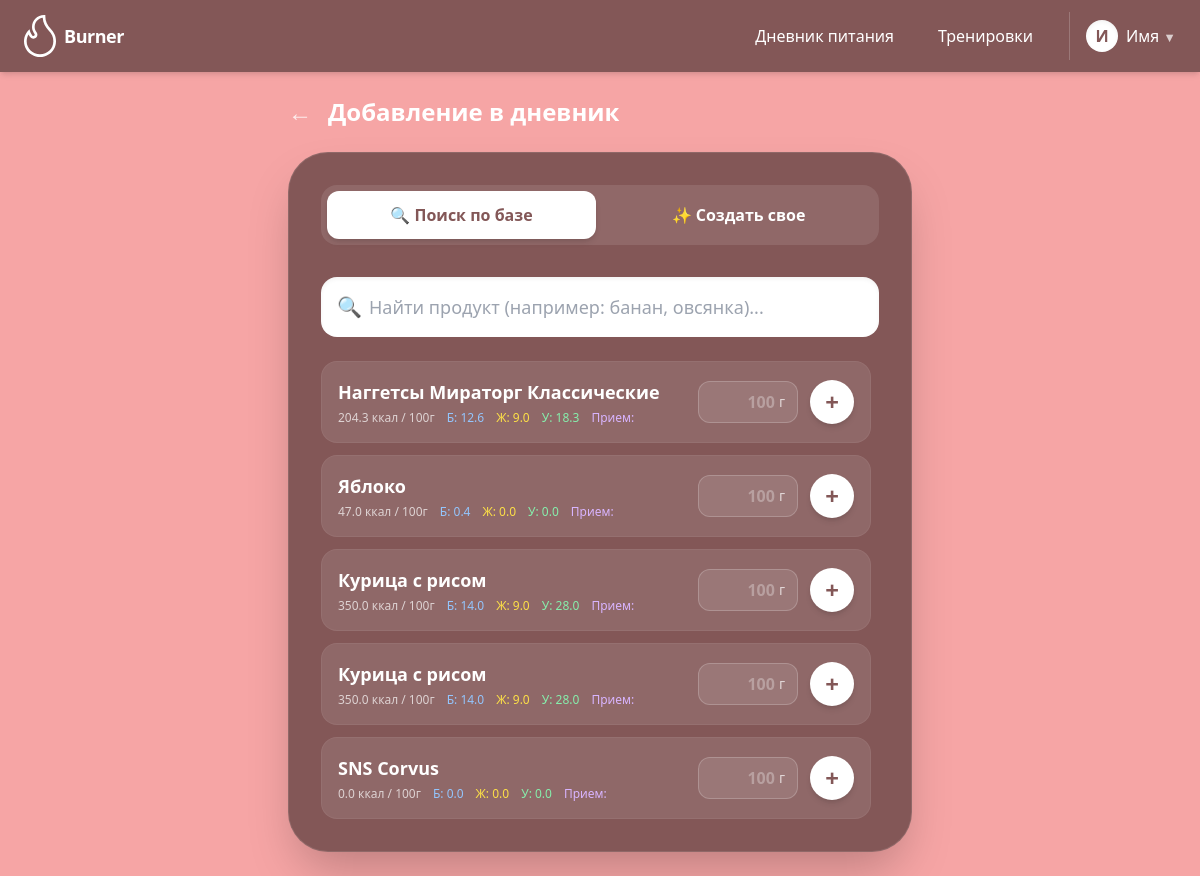
Page /product/search (signed in) on the committed database.
### a_profile/models.py (models this page shows, shortened)
class Profile(models.Model):
    class Male(models.TextChoices):
        MAN = "Мужской", "Мужской"
        WOMAN = (
            "Женский",
            "Женский",
        )
        NONE = "Не указан", "Не указан"
    class Goal(models.TextChoices):
        LOSS = "Сброс", "Сброс"
        MAINTANE = (
            "Поддержание",
            "Поддержание",
        )
        ADD = "Набор", "Набор"
    class Activity(models.IntegerChoices):
        SEAT = 1, "Отсутствие тренировок"
        LIGHT = 2, "1–3 тренировки в неделю"
        MID = 3, "3–5 тренировок в неделю"
        HIGH = 4, "6–7 тренировок в неделю"
        OVERHIGH = 5, "Профессиональный спорт"
    user = models.OneToOneField(User, on_delete=models.CASCADE, related_name="profile")
    f_name = models.CharField(max_length=20, blank=True, default="Имя")
    l_name = models.CharField(max_length=20, blank=True, default="Фамилия")
    email = models.EmailField( blank=True)
    male = models.CharField(max_length=20, choices=Male.choices, default=Male.NONE)
    goal = models.CharField(max_length=20, choices=Goal.choices, default=Goal.MAINTANE)
    activity = models.IntegerField(choices=Activity.choices, default=Activity.LIGHT)
    plusstatus = models.BooleanField(default=False)
    height = models.DecimalField(max_digits=4, decimal_places=1, default=0.0)
    weight = models.DecimalField(max_digits=4, decimal_places=1, default=0.0)
    dete_birth = models.DateField(null=True)
    created = models.DateTimeField(auto_now_add=True)

### a_main/models.py (models this page shows, shortened)
class Product(models.Model):
    title = models.CharField(max_length=50, null=False)
    calories = models.DecimalField(decimal_places=1, max_digits=5, default=0.0)# на 100 грамм
    protein = models.DecimalField(decimal_places=1, max_digits=5, default=0.0)# на 100 грамм
    fat = models.DecimalField(decimal_places=1, max_digits=5, default=0.0)# на 100 грамм
    carbs = models.DecimalField(decimal_places=1, max_digits=5, default=0.0)# на 100 грамм
    created = models.DateTimeField(auto_now_add=True)
    id = models.CharField(max_length=100, default=uuid.uuid4, unique=True, primary_key=True, editable=False)
    class Meta:
            db_table = 'a_main_product'
            verbose_name = 'Продукт'
            verbose_name_plural = 'Продукты'

### a_main/views.py (the view)
# urls.py: path('product/search', product_search_view, {'active_tab': 'search'}, name='search-product'),
@login_required
def product_search_view(request, active_tab=None):
    products = Product.objects.all()
    product_id = request.POST.get('product_id')
    form = NutricionAddForm()
    if request.method == 'POST':
        form = NutricionAddForm(request.POST)
        if form.is_valid and product_id:
            new_nutrition_record = form.save(commit=False)
            product = get_object_or_404(Product, id=product_id)
            new_nutrition_record.user = request.user
            new_nutrition_record.product = product
            new_nutrition_record.save()
            return redirect('nutricion')
    else:
         form = NutricionAddForm()
    context = {
        'form': form,
        'products': products,
        'active_tab': active_tab
    }
    return render(request, 'a_main/search_products.html', context)

### a_main/forms.py
class NutricionAddForm(ModelForm):
    class Meta:
        model = Nutricion
        fields = ['weight_product']
        labels = {
            'weight' : 'Вес',
        }

### templates/a_main/search_products.html (shortened to what this page needs)
{% extends 'layouts/a.html' %}
{% block content %}
<div class="space-y-6 block transition-opacity duration-300">
    <div class="relative">
        <input type="text" placeholder="Найти продукт (например: банан, овсянка)..."
               class="w-full bg-white text-gray-900 px-5 py-4 pl-12 rounded-2xl outline-none focus:ring-4 focus:ring-white/30 transition shadow-inner font-medium text-lg placeholder-gray-400">
        <span class="absolute left-4 top-1/2 -translate-y-1/2 text-gray-400 text-xl">🔍</span>
    </div>
    <div class="space-y-3 mt-4 max-h-[60vh] overflow-y-auto pr-2 custom-scrollbar">
        {% for product in products %}
        <form method="post" action="{% url 'search-product' %}"
              class="bg-white/10 hover:bg-white/20 p-4 rounded-2xl flex flex-col sm:flex-row sm:items-center sm:justify-between gap-4 transition-all duration-200 border border-white/5">
            <div class="flex-1">
                <h4 class="font-bold text-lg text-white">{{ product.title }}</h4>
                <div class="text-xs font-medium text-white/70 flex flex-wrap gap-x-3 gap-y-1 mt-1">
                    <span>{{ product.calories }} ккал / 100г</span>
                    <span class="text-blue-300">Б: {{ product.protein }}</span>
                    <span class="text-yellow-300">Ж: {{ product.fat }}</span>
                    <span class="text-green-300">У: {{ product.carbs }}</span>
                    <span class="text-purple-300">Прием: {{ product.timetomeal }}</span>
                </div>
            </div>
            <div class="flex items-center gap-3 self-start sm:self-center">
                <div class="flex items-center bg-white/10 rounded-xl px-3 py-2 border border-white/20 focus-within:ring-2 focus-within:ring-white/50 transition">
                    <input type="number" step="1" name="weight_product" placeholder="100" required
                           class="w-16 bg-transparent text-white text-right font-bold outline-none placeholder-white/30">
                    <span class="text-white/70 text-sm ml-1">г</span>
                </div>
                <button type="submit"
                        class="w-11 h-11 bg-white text-[#835757] rounded-full flex items-center justify-center font-black text-2xl hover:scale-110 active:scale-95 transition-transform shadow-md">
                    +
                </button>
            </div>
        </form>
        {% empty %}
            <div class="text-center py-10 text-white/50">
                <p>Продукты не найдены. Попробуйте другой запрос.</p>
            </div>
        {% endfor %}
    </div>
</div>
{% endblock %}

### templates/includes/header.html (shortened to what this page needs)
{% load static %}
<header class="flex justify-between items-center bg-[#835757] text-white px-6 py-3 sticky top-0 z-50 shadow-md">
  <a href="/" class="flex items-center gap-2 hover:opacity-80 transition group">
    <img src="{% static 'images/logo.svg' %}" class="w-8 transition-transform group-hover:scale-110" alt="Logo">
    <h1 class="text-lg font-bold tracking-tight">Burner</h1>
  </a>
  <nav class="flex items-center gap-3">
    {% if user.is_authenticated %}
    <a href="{% url 'nutricion'  %}" class="hover:bg-[#573a3a] px-4 py-2 rounded-lg transition font-medium">Дневник
      питания</a>
    <a href="{% url 'workout' %}" class="hover:bg-[#573a3a] px-4 py-2 rounded-lg transition font-medium">Тренировки</a>
    <div class="relative group py-2 ml-2 border-l border-white/20 pl-4">
      <div class="flex items-center gap-2 cursor-pointer">
        {% if user.profile %}
        <div
          class="w-8 h-8 rounded-full bg-white text-[#835757] flex items-center justify-center font-bold shadow-inner">
          {{ user.profile.f_name.0}}
        </div>
        <span class="hidden sm:inline font-medium">{{ user.profile.f_name }} <small class="opacity-70">▼</small></span>
        {% else %}
        <div
          class="w-8 h-8 rounded-full bg-white text-[#835757] flex items-center justify-center font-bold shadow-inner">
          {{ user.username.0}}
        </div>
        <span class="hidden sm:inline font-medium">{{ user.username }} <small class="opacity-70">▼</small></span>
        {% endif %}
      </div>
        {% else %}
        <a href="{% url 'account_login' %}"
          class="bg-white/10 text-white px-4 py-2 rounded-xl font-medium hover:bg-white/20 transition">Войти</a>
        <a href="{% url 'account_signup' %}"
          class="bg-white/20 text-white px-4 py-2 rounded-xl font-bold hover:bg-white/30 transition shadow-md">Регистрация</a>
        {% endif %}
    </div>
  </nav>
</header>

### rows in the picture
Product: title "Наггетсы Мираторг Классические", calories "204.3", protein "12.6", fat "9.0", carbs "18.3"
Product: title "Яблоко", calories "47.0", protein "0.4", fat "0.0", carbs "0.0"
Product: title "Курица с рисом", calories "350.0", protein "14.0", fat "9.0", carbs "28.0"
Product: title "Курица с рисом", calories "350.0", protein "14.0", fat "9.0", carbs "28.0"
Product: title "SNS Corvus", calories "0.0", protein "0.0", fat "0.0", carbs "0.0"

### other values in the picture
{{ user.profile.f_name.0 }} "И"
{{ user.profile.f_name }} "Имя"
